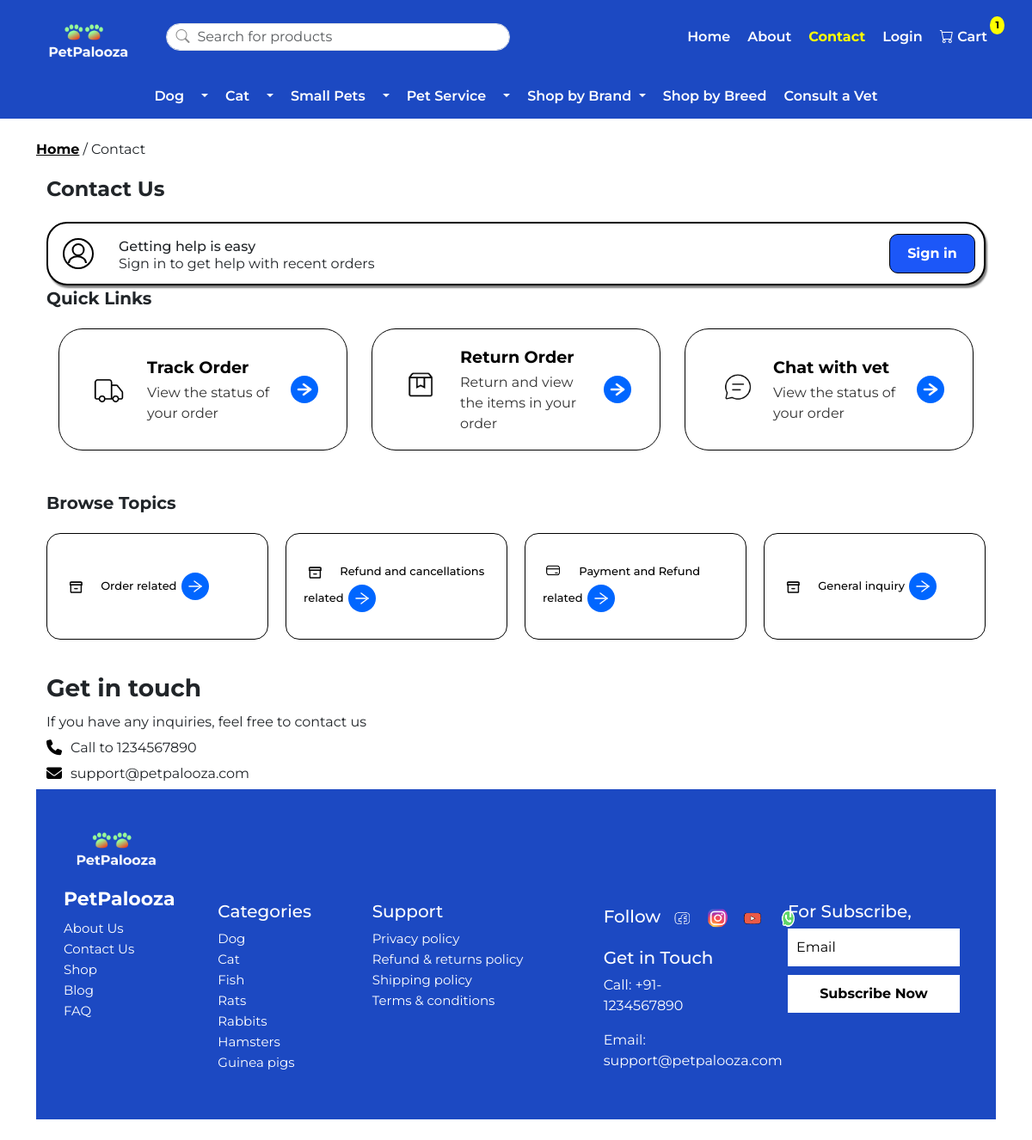
The app's page /contact with its own data.
### pets/models.py (models this page shows, shortened)
class SiteLogo(models.Model):
    image = models.ImageField(upload_to='logos/')
    alt_text = models.CharField(max_length=100, default="Site Logo")

class QuickLink(models.Model):
    icon = models.ImageField(upload_to='icons/quick_links/')
    title = models.CharField(max_length=50)
    description = models.CharField(max_length=200)
    order = models.PositiveIntegerField(default=0, help_text="Order for sorting display")

class BrowseTopic(models.Model):
    icon = models.ImageField(upload_to='icons/browse_topics/')
    title = models.CharField(max_length=50)
    order = models.PositiveIntegerField(default=0, help_text="Order for sorting display")

class FooterContent(models.Model):
    logo = models.ImageField(upload_to="footer_logo/", blank=True, null=True)

class SocialIcon(models.Model):
    name = models.CharField(max_length=50)  # Facebook, Instagram, etc.
    icon = models.ImageField(upload_to="social_icons/")  # just image

### pets/views.py (the view)
# urls.py: path("contact",views.contact,name="contact"),
def contact(request):
    quick_links = QuickLink.objects.all().order_by('order')
    browse_topics = BrowseTopic.objects.all().order_by('order')
    return render(request, 'contact.html', {
        'quick_links': quick_links,
        'browse_topics': browse_topics,
    })

### pets/context_processors.py (called while the page is built)
def site_logo(request):
    logo = SiteLogo.objects.first()
    return {"site_logo": logo}

def footer_context(request):
    footer_logo = FooterContent.objects.first()
    social_icons = SocialIcon.objects.all()
    return {
        "footer_logo": footer_logo,
        "social_icons": social_icons,
    }

def brand(request):
     brands = Brand.objects.all()
     return{
         "brands":brands
     }

### pets/templates/contact.html (shortened to what this page needs)
 {% extends "base.html" %}
{% load static %}
{% block content %}
<!DOCTYPE html>
<html lang="en">
<head>
</head>
<body>
    <p>
  <b><a href="{% url 'home' %}" style="color: black;">Home</a></b> / Contact
</p>
<div class="container mt-3">
    <div class="section-title" style="font-size: 24px;" >Contact Us</div>
    <div class="contact-block ">
        <span class="desc">
            <span class="icon-user">
            </span>
            <span>
                <span style="font-weight: 500; font-size: 1rem;">Getting help is easy<br></span>
                <span style="font-size: 1rem;">Sign in to get help with recent orders</span>
            </span>
        </span>
        <button class="sign-in-btn">Sign in</button>
    </div>
<div class="section-title">Quick Links</div>
<div class="quick-links-row mb-4">
    {% for link in quick_links %}
    <a href="#" class="quick-link" style="text-decoration:none; color:#000;">
        <span class="icon">
            {% if link.icon %}
                <img src="{{ link.icon.url }}" alt="{{ link.title }} icon" style="width: 50px; height: 50px; object-fit: contain;">
            {% endif %}
        </span>
        <div class="quick-link-content">
            <span class="quick-link-title">{{ link.title }}</span>
            <span class="quick-link-desc">{{ link.description }}</span>
        </div>
<span class="link-arrow">
</span>
    </a>
    {% endfor %}
</div>
<div class="section-title">Browse Topics</div>
<div class="topic-content">
  <div class="topics-row">
    {% for topic in browse_topics %}
    <a href="#" class="browse-topic">
      <div class="browse-topic-inner">
        <span class="icon">
          {% if topic.icon %}
          <img src="{{ topic.icon.url }}" alt="{{ topic.title }} icon">
          {% endif %}
        </span>
        <span class="browse-topic-title">{{ topic.title }}</span>
        <span class="link-arrow">
        </span>
      </div>
    </a>
    {% endfor %}
  </div>
</div>
<div class="contact-section">
  <h3>Get in touch</h3>
  <p>If you have any inquiries, feel free to contact us</p>
  <div class="contact-info">
    <p><i class="fas fa-phone"></i> Call to 1234567890</p>
    <p><i class="fas fa-envelope"></i> support@petpalooza.com</p>
  </div>
</div>
</body>
</html>
{% endblock %}

### pets/templates/base.html (shortened to what this page needs)
{% load static %}
<!DOCTYPE html>
<html lang="en">
<head>
  <link href="https://cdn.jsdelivr.net/npm/bootstrap@5.3.2/dist/css/bootstrap.min.css" rel="stylesheet">
  <link href="https://cdn.jsdelivr.net/npm/bootstrap-icons/font/bootstrap-icons.css" rel="stylesheet">
<link href="https://cdnjs.cloudflare.com/ajax/libs/font-awesome/6.5.1/css/all.min.css" rel="stylesheet">
</head>
<body>
<header class="top-bar py-2">
  <div class="container d-flex align-items-center justify-content-between">
    <a class="d-flex align-items-center text-white text-decoration-none" href="{% url 'home' %}">
      {% if site_logo and site_logo.image %}
        <img src="{{ site_logo.image.url }}" alt="{{ site_logo.alt_text }}" height="60" style="margin-top: 10px;" class="me-2">
      {% endif %}
    </a>
    <div class="search-wrap flex-grow-1 mx-4">
      <i class="bi bi-search"></i>
      <input type="search" class="form-control" placeholder="Search for products" style="color: #000;" />
    </div>
<ul class="nav top-links align-items-center">
  <li class="nav-item">
    <a class="nav-link {% if request.resolver_match.url_name == 'home' %}active{% endif %}" href="{% url 'home' %}">Home</a>
  </li>
  <li class="nav-item">
    <a class="nav-link {% if request.resolver_match.url_name == 'about' %}active{% endif %}" href="{% url 'about' %}">About</a>
  </li>
  <li class="nav-item">
    <a class="nav-link {% if request.resolver_match.url_name == 'contact' %}active{% endif %}" href="{% url 'contact' %}">Contact</a>
  </li>
  <li class="nav-item">
    <a class="nav-link {% if request.resolver_match.url_name == 'login' %}active{% endif %}" href="{% url 'login' %}">Login</a>
  </li>
  <li class="nav-item cart-wrap">
    <a class="nav-link {% if request.resolver_match.url_name == 'cart' %}active{% endif %}" href="{% url 'cart' %}">
      <i class="bi bi-cart"></i> Cart
      <span class="cart-badge">1</span>
    </a>
  </li>
</ul>
  </div>
</header>
<div class="category-bar py-2">
  <div class="container">
    <ul class="nav category-nav justify-content-center">
  <li class="nav-item dropdown d-flex align-items-center">
<a class="nav-link {% if request.path == '/dog/' %}active{% endif %}" href="{% url 'dog' %}">
      Dog
    </a>
  <a class="nav-link dropdown-toggle " href="#" role="button" data-bs-toggle="dropdown" aria-expanded="false"></a>
</li>
  <ul class="nav category-nav justify-content-center">
  <li class="nav-item dropdown d-flex align-items-center">
  <a class="nav-link" href="{% url 'cat' %}">
    Cat
  </a>
  <a class="nav-link dropdown-toggle " href="#" role="button" data-bs-toggle="dropdown" aria-expanded="false"></a>
</li>
  <ul class="nav category-nav justify-content-center">
  <li class="nav-item dropdown d-flex align-items-center">
  <a class="nav-link" href="{% url 'smallpets' %}">
    Small Pets
  </a>
  <a class="nav-link dropdown-toggle " href="#" role="button" data-bs-toggle="dropdown" aria-expanded="false"></a>
    </li>
  <ul class="nav category-nav justify-content-center">
  <li class="nav-item dropdown d-flex align-items-center">
  <a class="nav-link" href="{% url 'petservice' %}">
    Pet Service
  </a>
  <a class="nav-link dropdown-toggle " href="#" role="button" data-bs-toggle="dropdown" aria-expanded="false"></a>
  </ul>
    <li class="nav-item dropdown d-flex align-items-center">
<li class="nav-item dropdown d-flex align-items-center">
    <a class="nav-link dropdown-toggle"  role="button" id="shopByBrandDropdown" data-bs-toggle="dropdown" aria-expanded="false">
        Shop by Brand
    </a>
</li>
      <li class="nav-item"><a class="nav-link" href="#">Shop by Breed</a></li>
      <li class="nav-item"><a class="nav-link" href="{% url 'vetdoctor' %}">Consult a Vet</a></li>
    </ul>
  </div>
</div>
<div class="container my-4">
  {% block content %}{% endblock %}
</div>
<footer class="footer">
  <div class="container">
    <div class="row">
      <div class="col-md-2 col-6 footer-col">
        {% if footer_logo and footer_logo.logo %}
          <img src="{{ footer_logo.logo.url }}" alt="PetPalooza Logo" class="footer-logo">
        {% endif %}
        <h5 class="footer-title">PetPalooza</h5>
         <ul>
          <li><a href="#">About Us</a></li>
          <li><a href="#">Contact Us</a></li>
          <li><a href="#">Shop</a></li>
          <li><a href="#">Blog</a></li>
          <li><a href="#">FAQ</a></li>
        </ul>
      </div>
      <div class="col-md-2 col-6 footer-col" style="margin-top:90px;">
        <h5 class="footer-heading">Categories</h5>
        <ul>
          <li><a href="#">Dog</a></li>
          <li><a href="#">Cat</a></li>
          <li><a href="#">Fish</a></li>
          <li><a href="#">Rats</a></li>
          <li><a href="#">Rabbits</a></li>
          <li><a href="#">Hamsters</a></li>
          <li><a href="#">Guinea pigs</a></li>
        </ul>
      </div>
      <div class="col-md-3 col-6 footer-col" style="margin-top: 90px;">
        <h5 class="footer-heading">Support</h5>
        <ul>
          <li><a href="#">Privacy policy</a></li>
          <li><a href="#">Refund & returns policy</a></li>
          <li><a href="#">Shipping policy</a></li>
          <li><a href="#">Terms & conditions</a></li>
        </ul>
      </div>
        <div class="col-md-2 col-6 footer-col" style="margin-top: 80px;">
  <div class="d-flex align-items-center">
    <h5 class="footer-heading mt-3 me-2">Follow</h5>
    <div class="social-icons d-flex">
      {% for icon in social_icons %}
        <img src="{{ icon.icon.url }}" alt="{{ icon.name }}" class="mx-1" style="width:24px; height:24px;">
      {% endfor %}
    </div>
  </div>
        <h5 class="footer-heading mt-3">Get in Touch</h5>
        <p>Call: +91-1234567890</p>
        <p>Email: support@petpalooza.com</p>
      </div>
      <div class="col-md-2 col-12 footer-col" style="margin-top: 90px; margin-left: 35px;">
        <h5 class="footer-heading">For Subscribe,</h5>
        <form class="subscribe-form">
          <input type="email" placeholder="Email">
          <button type="submit">Subscribe Now</button>
        </form>
      </div>
    </div>
  </div>
</footer>
</body>
</html>

### pets/templates/base.html (style rules this page uses)
body { font-family: 'Montserrat', sans-serif; margin:0; }
.top-bar, .category-bar { background:#1c49c2; color:#fff; }
.search-wrap { position: relative; }
.search-wrap .form-control { border-radius: 28px; gap: 20px; padding: 3px 36px; color: #000 !important; width: 70%; }
.search-wrap .bi-search { position: absolute; left: 12px; top: 50%; transform: translateY(-50%); color: rgba(0,0,0,0.45); }
.top-links .nav-link, .category-nav .nav-link { color: #fff !important; font-weight: 600; padding: 6px 10px; }
.cart-wrap { position: relative; }
.cart-badge { position: absolute; top: -6px; right: -10px; background: yellow; color: #000; font-weight:700; font-size:.72rem; padding: 2px 6px; border-radius: 50%; }
.nav-link.active { color: yellow !important; font-weight: bold; }
.footer { background: #1c49c2; color: #fff; padding: 40px 20px; }
.footer .footer-logo { width: 120px; margin-bottom: 10px; }
.footer-title { font-weight: bold; margin-top: 5px; font-size: 22px; }
.footer ul { list-style: none; padding: 0; margin: 0; }
.footer ul li a { text-decoration: none; color: #fff; transition: 0.3s; font-size: 15px; }
.social-icons { display: flex; gap: 10px; margin-top: 10px; }
.social-icons img { width: 28px; height: 28px; border-radius: 50%; }
.subscribe-form { display: flex; flex-direction: column; gap: 10px; width: 200px; }
.subscribe-form input { padding: 10px; border: none; }
.subscribe-form input::placeholder { color: #000; opacity: 1; }
.subscribe-form button { padding: 10px; border: none; background: #fff; color: #000; cursor: pointer; font-weight: bold; transition: 0.3s; }
.nav-link.active { color: yellow !important; }
.nav-link { color: #000; }

### pets/templates/contact.html (style rules this page uses)
.contact-block { border: 2px solid black; border-radius: 24px; background: #fff; box-shadow: 2px 3px 2px grey; padding: 10px; display: flex; align-items: center; justify-content: space-between; }
.contact-block .desc { display: flex; align-items: center; gap: 22px; font-size: 1.25rem; line-height: 1; }
.contact-block .icon-user { font-size: 2.7rem; border-radius: 50%; width: 50px; height: 50px; display: flex; align-items: center; justify-content: center; }
.sign-in-btn { font-weight: bold; font-size: 1rem; border-radius: 10px; background: #1c57f8; border: none; color: #fff; padding: 10px; transition: 0.2s; width: 100px; border :1px solid black; }
.section-title { font-size: 20px; font-weight: 700; margin-bottom: 20px; }
.topics-row { display: grid; grid-template-columns: repeat(4, 1fr); gap: 20px; }
.browse-topic { text-decoration: none; color: #000; border: 1px solid black; border-radius: 16px; padding: 30px 20px; display: flex; align-items: center; justify-content: space-between; transition: all 0.3s ease; }
.browse-topic .icon img { width: 28px; height: 28px; object-fit: contain; margin-right: 10px; }
.browse-topic-title { flex: 1; font-size: 13px; font-weight: 500; }
.contact-section { margin-top: 40px; }
.contact-section h3 { font-weight: 700; margin-bottom: 10px; }
.contact-section p { margin: 6px 0; font-size: 16px; }
.contact-info p { display: flex; align-items: center; gap: 10px; }
.contact-info i { font-size: 18px; color: #000; }
.quick-link { border: 1px solid black; border-radius: 28px; padding: 20px 32px; margin-bottom: 22px; display: flex; align-items: center; justify-content: space-between; min-width: 300px; background: #fff; min-height: 122px; position: relative; gap: 20px; }
.quick-link .icon { flex: 0 0 40px; display: flex; align-items: center; justify-content: center; }
.quick-link-content { flex: 1; display: flex; flex-direction: column; justify-content: center; height: 100px; }
.quick-link-title { font-size: 1.2rem; font-weight: bold; margin-bottom: 4px; }
.quick-link-desc { font-size: 1rem; color: #333; }
.quick-link .link-arrow { flex: 0 0 auto; margin-left: auto; display: flex; align-items: center; }
.quick-links-row { display: flex; flex-wrap: wrap; gap: 28px; margin-bottom: 32px; justify-content: center; }
.quick-link { flex: 1 1 calc(33.333% - 28px); max-width: calc(33.333% - 28px); box-sizing: border-box; }

### records on screen
SiteLogo: image (picture)
QuickLink: icon (picture), title "Track Order", description "View the status of your order"
QuickLink: icon (picture), title "Return Order", description "Return and view the items in your order"
QuickLink: icon (picture), title "Chat with vet", description "View the status of your order"
BrowseTopic: icon (picture), title "Order related"
BrowseTopic: icon (picture), title "Refund and cancellations related"
BrowseTopic: icon (picture), title "Payment and Refund related"
BrowseTopic: icon (picture), title "General inquiry"
FooterContent: logo (picture)
SocialIcon: icon (picture)
SocialIcon: icon (picture)
SocialIcon: icon (picture)
SocialIcon: icon (picture)
